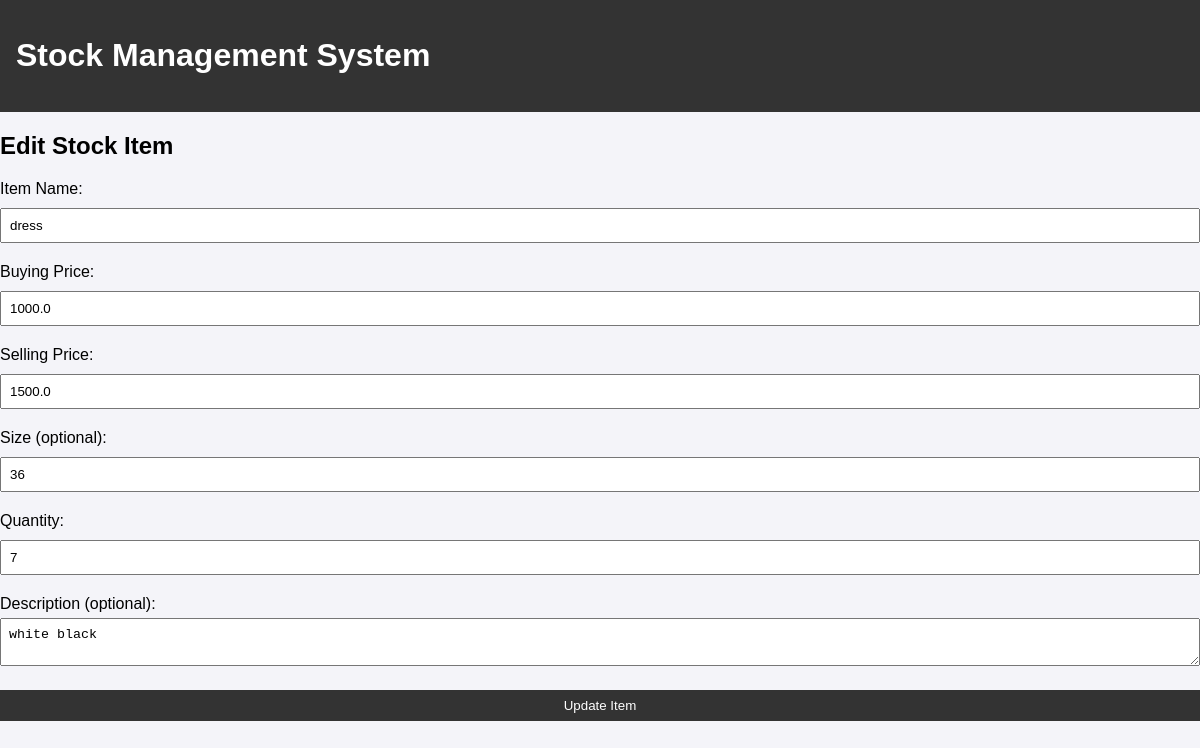
Before: /admin/stock/edit/1 with the older database file.
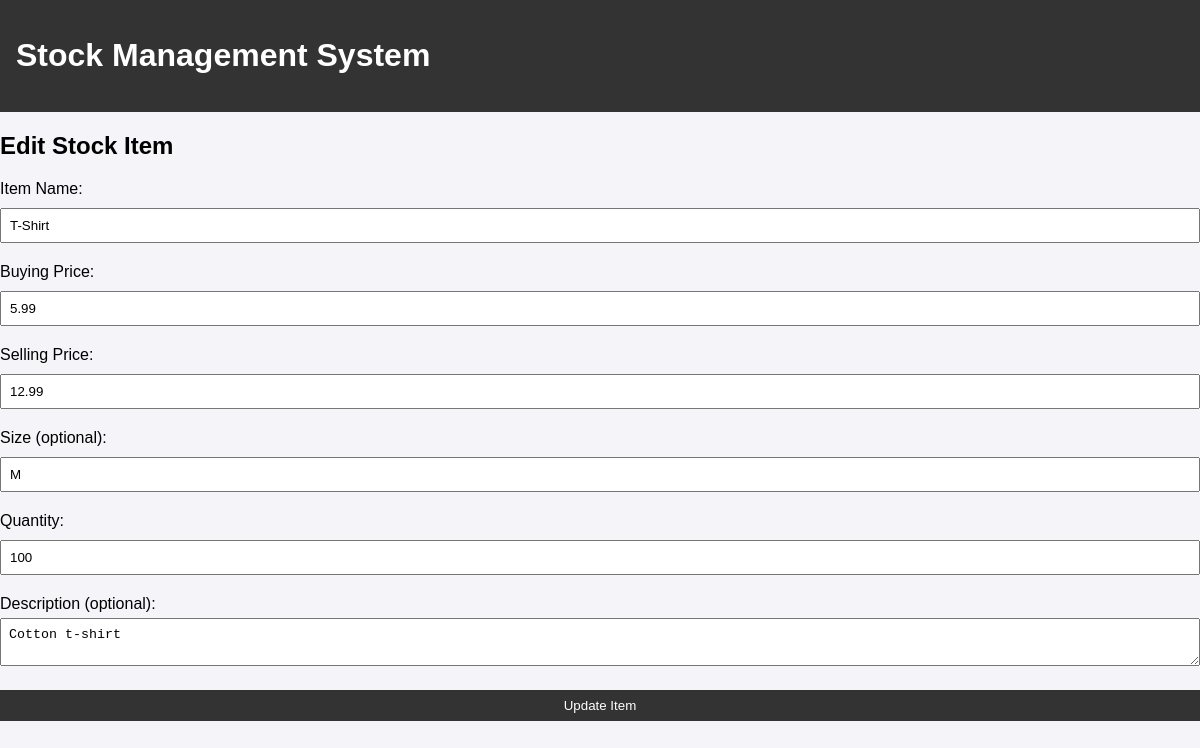
After: the same page with the newer database file.
### app.py (models this page shows)
class StockItem(db.Model):
    id = db.Column(db.Integer, primary_key=True)
    name = db.Column(db.String(100), nullable=False)
    buying_price = db.Column(db.Float, nullable=False)
    selling_price = db.Column(db.Float, nullable=False)
    size = db.Column(db.String(50))
    quantity = db.Column(db.Integer, nullable=False)
    description = db.Column(db.Text)
    sales = db.relationship('SaleItem', back_populates='stock_item')  # Added relationship

### app.py (the view, shortened to what this page needs)
@app.route('/admin/stock/edit/<int:id>', methods=['GET', 'POST'])
def edit_stock(id):
    item = StockItem.query.get(id)
    return render_template('admin/edit_stock.html', item=item)

### app.py (called while the page is built)
@app.before_request
def set_timezone():
    g.timezone = pytz.timezone('Africa/Nairobi')

### templates/admin/edit_stock.html
{% extends "base.html" %}
{% block content %}
<div class="edit-stock">
    <h2>Edit Stock Item</h2>
    <form method="POST">
        <div class="form-group">
            <label for="name">Item Name:</label>
            <input type="text" id="name" name="name" value="{{ item.name }}" required>
        </div>
        <div class="form-group">
            <label for="buying_price">Buying Price:</label>
            <input type="number" step="0.01" id="buying_price" name="buying_price"
                   value="{{ item.buying_price }}" required>
        </div>
        <div class="form-group">
            <label for="selling_price">Selling Price:</label>
            <input type="number" step="0.01" id="selling_price" name="selling_price"
                   value="{{ item.selling_price }}" required>
        </div>
        <div class="form-group">
            <label for="size">Size (optional):</label>
            <input type="text" id="size" name="size" value="{{ item.size }}">
        </div>
        <div class="form-group">
            <label for="quantity">Quantity:</label>
            <input type="number" id="quantity" name="quantity" value="{{ item.quantity }}" required>
        </div>
        <div class="form-group">
            <label for="description">Description (optional):</label>
            <textarea id="description" name="description">{{ item.description }}</textarea>
        </div>
        <button type="submit">Update Item</button>
    </form>
</div>
{% endblock %}

Changed rows visible on the page:
changed StockItem: name "dress" → "T-Shirt"; buying_price "1000.0" → "5.99"; selling_price "1500.0" → "12.99"; size "36" → "M"; quantity "7" → "100"; description "white black" → "Cotton t-shirt"
